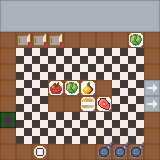

A level layout from a 2D game, rendered from its tile map. Below: a short description, then the map file with its tile-grid data intact:
An orthogonal 10x10 tile map with 16x16 px tiles, 1 tile layer (Tile Layer 1).

<map version="1.9" tiledversion="1.9.2" orientation="orthogonal" renderorder="right-down" width="10" height="10" tilewidth="16" tileheight="16" infinite="0" nextlayerid="2" nextobjectid="1">
 <tileset firstgid="1" source="KitchenTileSet.tsx" />
 <layer id="1" name="Tile Layer 1" width="10" height="10">
<data encoding="csv">
19,18,18,18,18,18,18,18,18,20,
16,21,21,21,21,21,21,21,21,17,
1,2,2,2,1,1,1,1,6,1,
1,10,10,10,10,10,10,10,10,1,
1,10,10,10,10,10,10,10,10,1,
1,10,10,4,6,5,1,10,10,15,
1,10,10,1,1,8,7,10,10,15,
14,10,10,10,10,10,10,10,10,1,
1,10,10,10,10,10,11,12,12,1,
1,1,13,1,1,1,3,9,9,1
</data>
 </layer>
</map>
